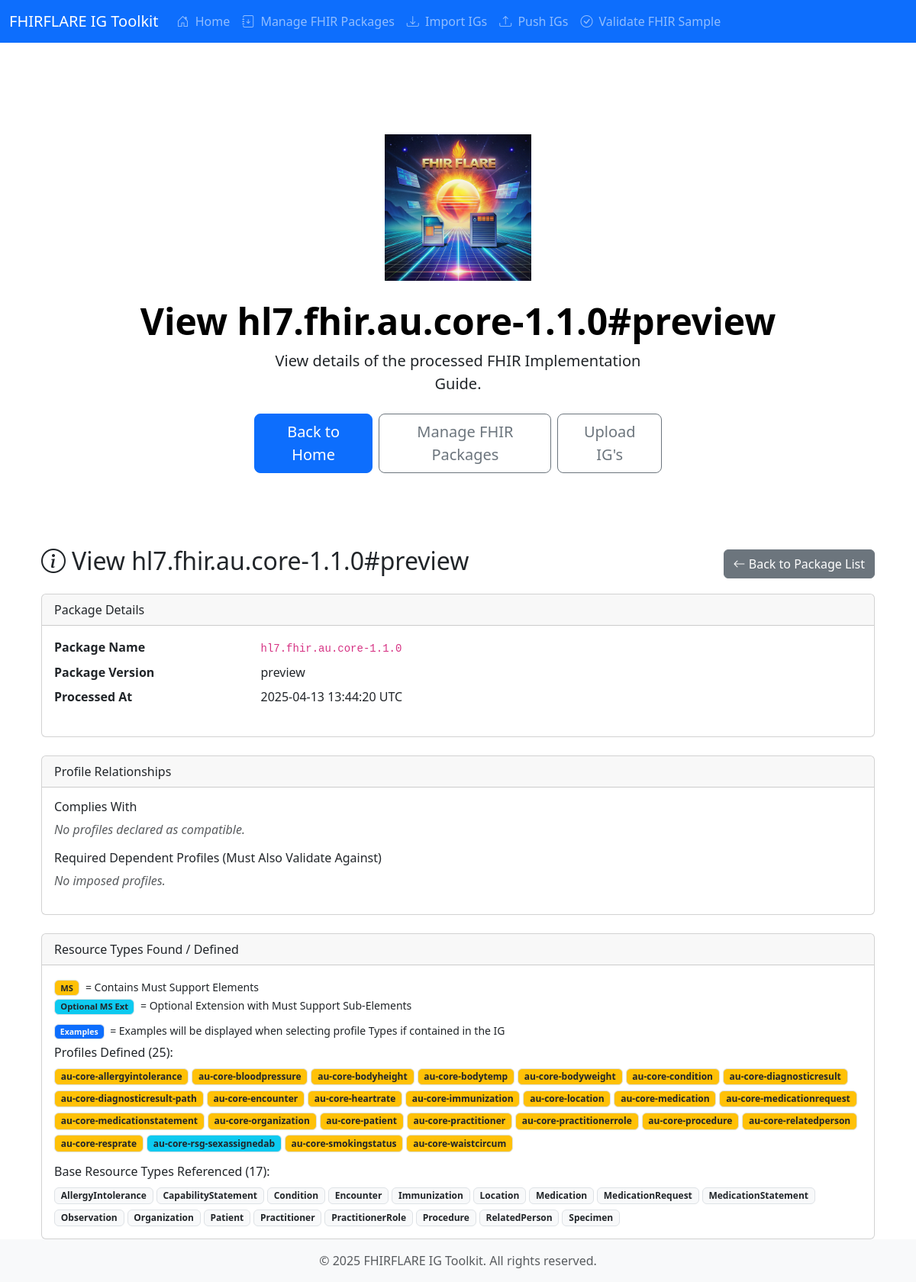
The app's page /view-ig/1, older data.
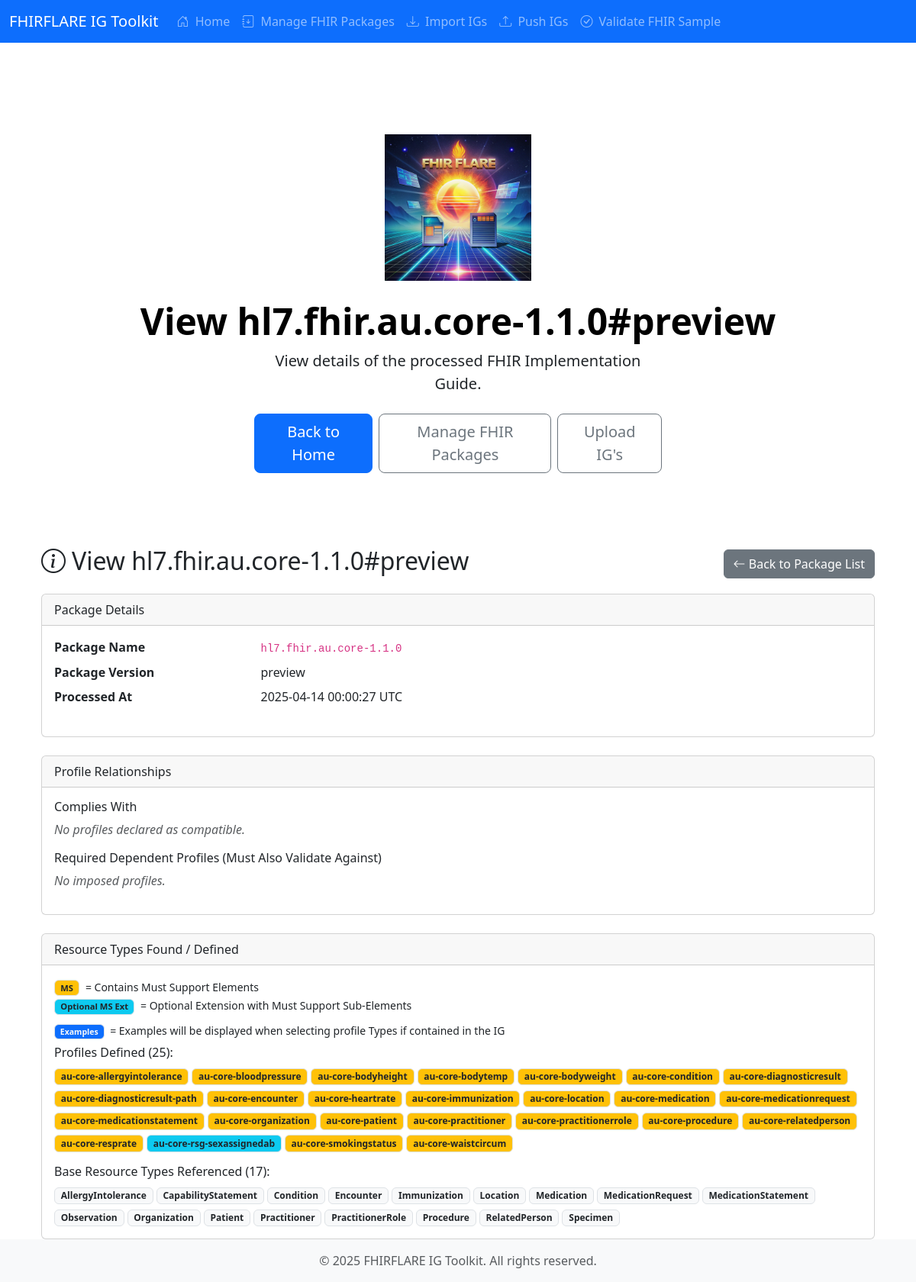
The same page, newer data.
### app.py (models this page shows)
class ProcessedIg(db.Model):
    id = db.Column(db.Integer, primary_key=True)
    package_name = db.Column(db.String(128), nullable=False)
    version = db.Column(db.String(64), nullable=False)
    processed_date = db.Column(db.DateTime, nullable=False)
    resource_types_info = db.Column(db.JSON, nullable=False)
    must_support_elements = db.Column(db.JSON, nullable=True)
    examples = db.Column(db.JSON, nullable=True)
    complies_with_profiles = db.Column(db.JSON, nullable=True)
    imposed_profiles = db.Column(db.JSON, nullable=True)
    optional_usage_elements = db.Column(db.JSON, nullable=True)
    __table_args__ = (db.UniqueConstraint('package_name', 'version', name='uq_package_version'),)

### app.py (the view)
@app.route('/view-ig/<int:processed_ig_id>')
def view_ig(processed_ig_id):
    processed_ig = db.session.get(ProcessedIg, processed_ig_id)
    if not processed_ig:
        flash(f"Processed IG with ID {processed_ig_id} not found.", "error")
        return redirect(url_for('view_igs'))
    profile_list = [t for t in processed_ig.resource_types_info if t.get('is_profile')]
    base_list = [t for t in processed_ig.resource_types_info if not t.get('is_profile')]
    examples_by_type = processed_ig.examples or {}
    optional_usage_elements = processed_ig.optional_usage_elements or {}
    complies_with_profiles = processed_ig.complies_with_profiles or []
    imposed_profiles = processed_ig.imposed_profiles or []
    logger.debug(f"Viewing IG {processed_ig.package_name}#{processed_ig.version}: "
                 f"{len(profile_list)} profiles, {len(base_list)} base resources, "
                 f"{len(optional_usage_elements)} optional elements")
    return render_template('cp_view_processed_ig.html',
                           title=f"View {processed_ig.package_name}#{processed_ig.version}",
                           processed_ig=processed_ig,
                           profile_list=profile_list,
                           base_list=base_list,
                           examples_by_type=examples_by_type,
                           site_name='FHIRFLARE IG Toolkit',
                           now=datetime.datetime.now(),
                           complies_with_profiles=complies_with_profiles,
                           imposed_profiles=imposed_profiles,
                           optional_usage_elements=optional_usage_elements,
                           config=current_app.config)

### templates/cp_view_processed_ig.html (shortened to what this page needs)
{% extends "base.html" %}
{% block content %}
<div class="px-4 py-5 my-5 text-center">
    <img class="d-block mx-auto mb-4" src="{{ url_for('static', filename='FHIRFLARE.png') }}" alt="FHIRFLARE Ig Toolkit" width="192" height="192">
    <h1 class="display-5 fw-bold text-body-emphasis">{{ title }}</h1>
    <div class="col-lg-6 mx-auto">
        <p class="lead mb-4">
            View details of the processed FHIR Implementation Guide.
        </p>
        <div class="d-grid gap-2 d-sm-flex justify-content-sm-center">
            <a href="{{ url_for('index') }}" class="btn btn-primary btn-lg px-4 gap-3">Back to Home</a>
            <a href="{{ url_for('view_igs') }}" class="btn btn-outline-secondary btn-lg px-4">Manage FHIR Packages</a>
            <a href="{{ url_for('push_igs') }}" class="btn btn-outline-secondary btn-lg px-4">Upload IG's</a>
        </div>
    </div>
</div>
<div class="container mt-4">
    <div class="d-flex justify-content-between align-items-center mb-3">
        <h2><i class="bi bi-info-circle me-2"></i>{{ title }}</h2>
        <a href="{{ url_for('view_igs') }}" class="btn btn-secondary"><i class="bi bi-arrow-left"></i> Back to Package List</a>
    </div>
    {% if processed_ig %}
        <div class="card">
            <div class="card-header">Package Details</div>
            <div class="card-body">
                <dl class="row">
                    <dt class="col-sm-3">Package Name</dt>
                    <dd class="col-sm-9"><code>{{ processed_ig.package_name }}</code></dd>
                    <dt class="col-sm-3">Package Version</dt>
                    <dd class="col-sm-9">{{ processed_ig.version }}</dd>
                    <dt class="col-sm-3">Processed At</dt>
                    <dd class="col-sm-9">{{ processed_ig.processed_date.strftime('%Y-%m-%d %H:%M:%S UTC') }}</dd>
                </dl>
            </div>
        </div>
        {% if config.DISPLAY_PROFILE_RELATIONSHIPS %}
        <div class="card mt-4">
            <div class="card-header">Profile Relationships</div>
            <div class="card-body">
                <h6>Complies With</h6>
                {% if complies_with_profiles %}
                    <ul>
                        {% for profile in complies_with_profiles %}
                            <li>{{ profile }}</li>
                        {% endfor %}
                    </ul>
                {% else %}
                    <p class="text-muted"><em>No profiles declared as compatible.</em></p>
                {% endif %}
                <h6>Required Dependent Profiles (Must Also Validate Against)</h6>
                {% if imposed_profiles %}
                    <ul>
                        {% for profile in imposed_profiles %}
                            <li>{{ profile }}</li>
                        {% endfor %}
                    </ul>
                {% else %}
                    <p class="text-muted"><em>No imposed profiles.</em></p>
                {% endif %}
            </div>
        </div>
        {% endif %}
        <div class="card mt-4">
            <div class="card-header">Resource Types Found / Defined</div>
            <div class="card-body">
                {% if profile_list or base_list %}
                    <p class="mb-2">
                        <small>
                            <span class="badge bg-warning text-dark border me-1" style="font-size: 0.8em;" title="Profile contains Must Support elements">MS</span> = Contains Must Support Elements<br>
                            <span class="badge bg-info text-dark border me-1" style="font-size: 0.8em;" title="An optional Extension which contains Must Support sub-elements (e.g., value[x], type)">Optional MS Ext</span> = Optional Extension with Must Support Sub-Elements
                        </small>
                    </p>
                    {% if profile_list %}
                        <p class="mb-2"><small><span class="badge bg-primary text-light border me-1">Examples</span> = Examples will be displayed when selecting profile Types if contained in the IG</small></p>
                        <h6>Profiles Defined ({{ profile_list|length }}):</h6>
                        <div class="d-flex flex-wrap gap-1 mb-3 resource-type-list">
                            {% for type_info in profile_list %}
                                <a href="#" class="resource-type-link text-decoration-none"
                                   data-package-name="{{ processed_ig.package_name }}"
                                   data-package-version="{{ processed_ig.version }}"
                                   data-resource-type="{{ type_info.name }}"
                                   aria-label="View structure for {{ type_info.name }}">
                                    {% if type_info.must_support %}
                                        {% if optional_usage_elements.get(type_info.name) %}
                                            <span class="badge bg-info text-dark border" title="Optional Extension with Must Support sub-elements">{{ type_info.name }}</span>
                                        {% else %}
                                            <span class="badge bg-warning text-dark border" title="Contains Must Support elements">{{ type_info.name }}</span>
                                        {% endif %}
                                    {% else %}
                                        <span class="badge bg-light text-dark border">{{ type_info.name }}</span>
                                    {% endif %}
                                </a>
                            {% endfor %}
                        </div>
                    {% else %}
                        <p class="text-muted"><em>No profiles defined.</em></p>
                    {% endif %}
                    {% if base_list %}
                         <h6>Base Resource Types Referenced ({{ base_list|length }}):</h6>
                         <div class="d-flex flex-wrap gap-1 resource-type-list">
                             {% for type_info in base_list %}
                                 <a href="#" class="resource-type-link text-decoration-none"
                                    data-package-name="{{ processed_ig.package_name }}"
                                    data-package-version="{{ processed_ig.version }}"
                                    data-resource-type="{{ type_info.name }}"
                                    aria-label="View structure for {{ type_info.name }}">
                                     {% if type_info.must_support %}
                                         <span class="badge bg-warning text-dark border" title="Contains Must Support elements">{{ type_info.name }}</span>
                                     {% else %}
                                         <span class="badge bg-light text-dark border">{{ type_info.name }}</span>
                                     {% endif %}
                                 </a>
                             {% endfor %}
                         </div>
                    {% else %}
                        <p class="text-muted"><em>No base resource types referenced.</em></p>
                    {% endif %}
                {% else %}
                    <p class="text-muted"><em>No resource type information extracted or stored.</em></p>
                {% endif %}
            </div>
        </div>
    {% else %}
        <div class="alert alert-warning" role="alert">Processed IG details not available.</div>
    {% endif %}
</div>
{% endblock %}

### templates/base.html (shortened to what this page needs)
<!DOCTYPE html>
<html lang="en">
<head>
    <link href="https://cdn.jsdelivr.net/npm/bootstrap@5.3.3/dist/css/bootstrap.min.css" rel="stylesheet">
    <link rel="stylesheet" href="https://cdn.jsdelivr.net/npm/bootstrap-icons@1.11.3/font/bootstrap-icons.min.css">
</head>
<body class="d-flex flex-column min-vh-100">
    <nav class="navbar navbar-expand-lg navbar-dark bg-primary mb-4">
        <div class="container-fluid">
            <a class="navbar-brand" href="{{ url_for('index') }}">{{ site_name }}</a>
            <div class="collapse navbar-collapse" id="navbarNav">
                <ul class="navbar-nav me-auto mb-2 mb-lg-0">
                    <li class="nav-item">
                        <a class="nav-link {{ 'active' if request.endpoint == 'index' else '' }}" aria-current="page" href="{{ url_for('index') }}"><i class="bi bi-house-door me-1"></i> Home</a>
                    </li>
                    <li class="nav-item">
                        <a class="nav-link {{ 'active' if request.endpoint == 'view_igs' else '' }}" href="{{ url_for('view_igs') }}"><i class="bi bi-journal-arrow-down me-1"></i> Manage FHIR Packages</a>
                    </li>
                    <li class="nav-item">
                        <a class="nav-link {{ 'active' if request.endpoint == 'import_ig' else '' }}" href="{{ url_for('import_ig') }}"><i class="bi bi-download me-1"></i> Import IGs</a>
                    </li>
                    <li class="nav-item">
                        <a class="nav-link {{ 'active' if request.endpoint == 'push_igs' else '' }}" href="{{ url_for('push_igs') }}"><i class="bi bi-upload me-1"></i> Push IGs</a>
                    </li>
                    <li class="nav-item">
                        <a class="nav-link {{ 'active' if request.endpoint == 'validate_sample' else '' }}" href="{{ url_for('validate_sample') }}"><i class="bi bi-check-circle me-1"></i> Validate FHIR Sample</a>
                    </li>
                </ul>
            </div>
        </div>
    </nav>
    <main class="container flex-grow-1">
        {% block content %}{% endblock %}
    </main>
    <footer class="footer mt-auto py-3 bg-light">
        <div class="container text-center">
            {% set current_year = now.year %}
            <span class="text-muted">© {{ current_year }} {{ site_name }}. All rights reserved.</span>
        </div>
    </footer>
</body>
</html>

Row changes from the older to the newer data that the page shows:
changed ProcessedIg "preview": processed_date "2025-04-13 13:44:20 UTC" → "2025-04-14 00:00:27 UTC"
